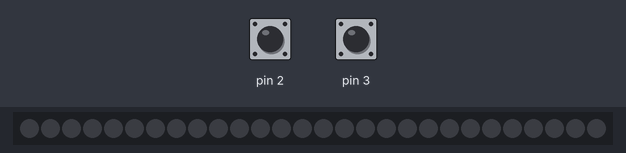
Bench run of a sketch on a simulated Arduino Uno, built with avr-gcc and run on an emulated ATmega328P. Shown: 28 RGB LEDs in strip order, left to right. Inputs (shaded band) come from the test bench; at power-on: pin 2 HIGH, pin 3 HIGH. Dim RGB values are drawn brighter than linear.

Above: at 1.2 s.
1.3 s: pin 2 pulled LOW for 0.15 s
At 1.46 s:
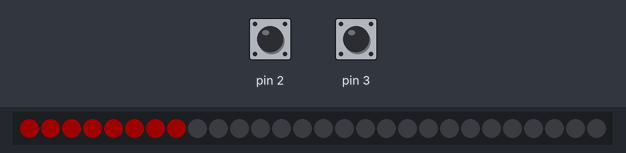
2.0 s: pin 3 pulled LOW for 1 s
At 2.51 s:
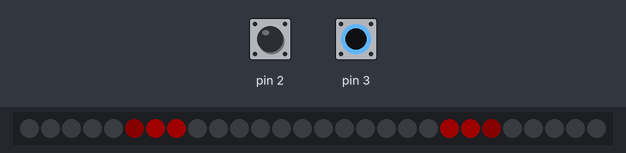
3.6 s: pin 2 pulled LOW for 1 s
At 4.73 s:
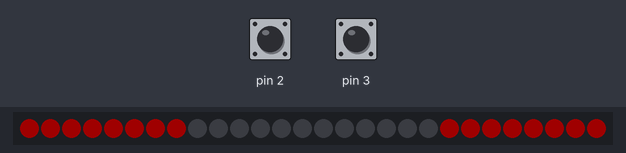
5.2 s: pin 3 pulled LOW for 0.15 s
At 6.33 s:
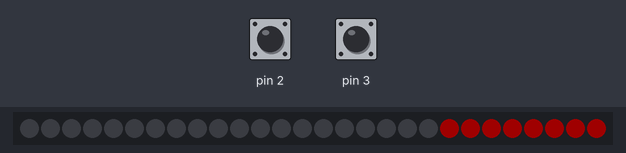
Timing chart, 0 to 8.2 s (numbered marks = the images above; inputs shaded):
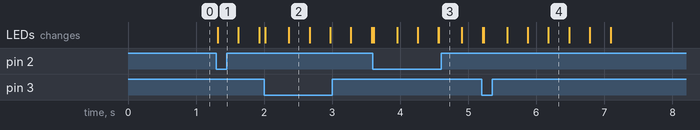

Measured:
- after the input at 1.3 s, the LEDs: change at once (image 1)

The sketch:

led_blinker_timers_v1.0.ino
```cpp
#define STRIP_PIN 13     // пин ленты
#define NUMLEDS 28      // кол-во светодиодов vvv.

#define BLINK_DELAY 10
#define BLINK_COLOR mRGB(64, 0, 0)  //заменить
#define LIGHT_COLOR mRGB(32, 0, 0)  //заменить
#define STOP_COLOR mRGB(128, 128, 0)  //заменить
#define NO_COLOR mRGB(0, 0, 0)
#define LEFT_YELLOW 2
#define RIGHT_BROWN 3
#define STOP_BLUE 4
#define LIGHTS_GREEN 5

#define ENDED 1
#define NOT_ENDED 0

#define COLOR_DEBTH 3

#include "GyverButton.h"

#define ARRAY_SIZE 8
byte bytes_left_in[ARRAY_SIZE];
byte bytes_right_in[ARRAY_SIZE];

GButton btn_left(LEFT_YELLOW);
GButton btn_right(RIGHT_BROWN);
GButton btn_stop(STOP_BLUE);
GButton btn_lights(LIGHTS_GREEN);
//int value = 0;


#include <microLED.h>   // подключаем библу
microLED<NUMLEDS, STRIP_PIN, MLED_NO_CLOCK, LED_WS2818, ORDER_GRB, CLI_AVER> strip;

mData g_side_fill = NO_COLOR;
mData g_inner_fill = NO_COLOR;


byte g_counter_pos = 0;
byte g_counter_value = 0;
//byte g_left_flag = 0;


int state_left_button = 0;
int left_in_ended = 1;
int left_out_ended = 1;
int left_out_printed = 1;
int left_blink_value = 6;
int left_done = 1;

int state_right_button = 0;
int right_in_ended = 1;
int right_out_ended = 1;
int right_out_printed = 1;
int right_blink_value = 6;
int right_done = 1;

int counter_ended = 0;

void setup() {

  btn_left.setDebounce(90);
  btn_right.setDebounce(90);
  btn_stop.setDebounce(90);
  btn_lights.setDebounce(90);

  btn_left.setTimeout(300);
  btn_right.setTimeout(300);
  btn_stop.setTimeout(300);
  btn_lights.setTimeout(300);

  btn_left.setType(HIGH_PULL);
  btn_right.setType(HIGH_PULL);
  btn_stop.setType(HIGH_PULL);
  btn_lights.setType(HIGH_PULL);

  btn_left.setDirection(NORM_OPEN);
  btn_right.setDirection(NORM_OPEN);
  btn_stop.setDirection(NORM_OPEN);
  btn_lights.setDirection(NORM_OPEN);

  btn_left.setTickMode(AUTO);
  btn_right.setTickMode(AUTO);
  btn_stop.setTickMode(AUTO);
  btn_lights.setTickMode(AUTO);

  //  pinMode(LEFT_YELLOW, INPUT_PULLUP);
  //  pinMode(RIGHT_BROWN, INPUT_PULLUP);
  //  pinMode(STOP_BLUE, INPUT_PULLUP);
  //  pinMode(LIGHTS_GREEN, INPUT_PULLUP);

  strip.setBrightness(128);
  //Serial.begin(9600);
  //Serial.println("started");

  for (byte i = 11; i < ARRAY_SIZE; i++)
    updateArray(2, bytes_left_in);

  for (byte i = 11; i < ARRAY_SIZE; i++)
    updateArray(2, bytes_right_in);


}

bool flag = false;
uint32_t btnTimer = 0;

void loop() {
  //g_side_fill = LIGHT_COLOR;

  //if (btn1.click()) Serial.println("press 1");

  //text_variables(1);

  left_done = 1;
  right_done = 1;

  strip.fill(0, NUMLEDS - 1, g_side_fill);

  g_side_fill = NO_COLOR;
  if (btn_lights.state())
    g_side_fill = LIGHT_COLOR;

  g_inner_fill = NO_COLOR;
  if (btn_lights.state())
    g_inner_fill = LIGHT_COLOR;
  if (btn_stop.state())
  {
    g_inner_fill = STOP_COLOR;
  }

  if (btn_stop.state())
  {
    if (left_done == 1)
      fill_left(STOP_COLOR);
    if (g_counter_pos == 8 && g_counter_value == 7)
      fill_left(g_side_fill);
    if (right_done == 1)
      fill_right(STOP_COLOR);
    if (g_counter_pos == 8 && g_counter_value == 7)
      fill_right(g_side_fill);
  }


  left_blinker();
  left_blinker_loop();

  right_blinker();
  right_blinker_loop();

  fill_middle(g_inner_fill);
  counter_encrement();


  //text(9, 9, 'd');
  strip.show();
  delay(BLINK_DELAY);
}

void updateArray(int newVal, byte *bytes) {
  for (byte i = 0; i < ARRAY_SIZE - 1; i++) {
    // сдвигаем члены влево
    bytes[i] = bytes[i + 1];
  }
  // пишем новое значение в последний элемент
  bytes[ARRAY_SIZE - 1] = newVal;
  //Serial.println("update array");
  //printArray (bytes);
}

void printArray(byte *bytes) {
  // выводим в порт
  for (byte i = 0; i < ARRAY_SIZE; i++) {
    Serial.print(bytes[i]);
    Serial.print('\t');
  }
  Serial.println();
}

void reset_counter()
{
  g_counter_pos = 0;
  g_counter_value = 0;
  //Serial.println("reset");
}

void left_blinker()
{
  if (btn_left.isPress())
  {
    left_blink_value = 1;

    if (bytes_left_in[ARRAY_SIZE - 1] != 1)
      reset_counter();

    updateArray(left_blink_value, bytes_left_in);
    left_in();
  }
  if (counter_ended)
  {
    if (btn_left.isHold())
    {
      left_blink_value = 1;
      updateArray(left_blink_value, bytes_left_in);

    }
    else
    {
      left_blink_value = 2;
      if ((bytes_left_in[ARRAY_SIZE - 1] == 0))
        left_blink_value = 0;
    }
    updateArray(left_blink_value, bytes_left_in);
  }
}

void left_blinker_loop()
{

  if ((bytes_left_in[ARRAY_SIZE - 1] == 1))
  {
    left_in_ended = 0;
    left_out_ended = 0;
    if (counter_ended)
    {
      left_out_ended = 1;
    }
  }


  if (counter_ended)
  {

    left_in_ended = 1; // важно
  }
  if (bytes_left_in[ARRAY_SIZE - 1] == 2 && bytes_left_in[ARRAY_SIZE - 2] == 2)
    updateArray(0, bytes_left_in);
  if (bytes_left_in[ARRAY_SIZE - 1] == 0)
  {
    left_out_ended = 1;
    left_out_printed = 0;
  }
  if (bytes_left_in[ARRAY_SIZE - 1] == 2 && bytes_left_in[ARRAY_SIZE - 2] == 2)
    bytes_left_in[ARRAY_SIZE - 1] = 3;


  if ((bytes_left_in[ARRAY_SIZE - 1]) != 1)
  {
    if (counter_ended)
    {
      left_in_ended = 1;
    }
  }
  if (bytes_left_in[ARRAY_SIZE - 1] == 0)
    fill_left(g_inner_fill);
  if (!left_in_ended)
  {
    //Serial.println("in");
    left_in();
    //text('i');
  }
  //text('n');
  //Serial.println(!left_in_ended);

  if ((left_in_ended) && bytes_left_in[ARRAY_SIZE - 1] == 2)
  {

    if (g_counter_pos == 8 && g_counter_value == 7)
    {
      g_counter_pos = 0;
      g_counter_value = 1;
      //fill_left(STOP_COLOR);
    }
    left_out();
    //text('o');

    if (counter_ended)
    {
      left_out_printed = 1;
      //Serial.println("out");
    }
  }

}

void right_blinker()
{
  if (btn_right.isPress())
  {
    right_blink_value = 1;

    if (bytes_right_in[ARRAY_SIZE - 1] != 1)
      reset_counter();

    updateArray(right_blink_value, bytes_right_in);
    right_in();
  }
  if (counter_ended)
  {
    if (btn_right.isHold())
    {
      right_blink_value = 1;
      updateArray(right_blink_value, bytes_right_in);

    }
    else
    {
      right_blink_value = 2;
      if ((bytes_right_in[ARRAY_SIZE - 1] == 0))
        right_blink_value = 0;
    }
    updateArray(right_blink_value, bytes_right_in);
  }
}

void right_blinker_loop()
{

  if ((bytes_right_in[ARRAY_SIZE - 1] == 1))
  {
    right_in_ended = 0;
    right_out_ended = 0;
    if (counter_ended)
    {
      right_out_ended = 1;
    }
  }


  if (counter_ended)
  {

    right_in_ended = 1; // важно
  }
  if (bytes_right_in[ARRAY_SIZE - 1] == 2 && bytes_right_in[ARRAY_SIZE - 2] == 2)
    updateArray(0, bytes_right_in);
  if (bytes_right_in[ARRAY_SIZE - 1] == 0)
  {
    right_out_ended = 1;
    right_out_printed = 0;
  }
  if (bytes_right_in[ARRAY_SIZE - 1] == 2 && bytes_right_in[ARRAY_SIZE - 2] == 2)
    bytes_right_in[ARRAY_SIZE - 1] = 3;


  if ((bytes_right_in[ARRAY_SIZE - 1]) != 1)
  {
    if (counter_ended)
    {
      right_in_ended = 1;
    }
  }
  if (bytes_right_in[ARRAY_SIZE - 1] == 0)
    fill_right(g_inner_fill);
  if (!right_in_ended)
  {
    //Serial.println("in");
    right_in();
    //text('i');
  }
  //text('n');
  //Serial.println(!right_in_ended);

  if ((right_in_ended) && bytes_right_in[ARRAY_SIZE - 1] == 2)
  {

    if (g_counter_pos == 8 && g_counter_value == 7)
    {
      g_counter_pos = 0;
      g_counter_value = 1;
      //fill_right(STOP_COLOR);
    }
    right_out();
    //text('o');

    if (counter_ended)
    {
      right_out_printed = 1;
      //Serial.println("out");
    }
  }

}


void counter_encrement() {
  g_counter_value++;
  counter_ended = 0;

  if (g_counter_value == 7 && g_counter_pos == 8)
    counter_ended = 1;

  if (g_counter_value == 8)
  {
    g_counter_pos++;
    g_counter_value = 0;
  }

  if (g_counter_pos == 9)
    g_counter_pos = 0;
}

void counter_set(int count_value, int count_pos)
{
  g_counter_value = count_value;
  g_counter_pos = count_pos;
}

void text2(char c)
{
  Serial.print(c);
  Serial.print(' ');
  Serial.print(g_counter_pos);
  Serial.print(' ');
  Serial.println(g_counter_value);
}

void text(int a, int b, char c)
{
  Serial.print(c);
  Serial.print(' ');
  Serial.print(a);
  Serial.print(' ');
  Serial.print(b);
  Serial.print(" ==== ");
  Serial.print(' ');
  Serial.print(g_counter_pos);
  Serial.print(' ');
  Serial.println(g_counter_value);
}


void left_in() {
  int this_pos;
  int this_value;

  this_pos = map(g_counter_pos, 0, 8, 8, 0);
  this_value =  map(g_counter_value, 0, 7, 7, 0);
  strip.fill(0, 7, g_side_fill);
  strip.fill(this_pos, 7, BLINK_COLOR);
  if (this_pos != 8)
    strip.set(this_pos, getBlend(this_value, 8, BLINK_COLOR, g_side_fill));
  //text(this_pos, this_value, 'i');
  left_done = 0;
}

void left_out() {
  int this_pos;
  int this_value;

  this_pos = map(g_counter_pos, 0, 8, 8, 0);
  this_value =  map(g_counter_value, 0, 7, 0, 7);
  strip.fill(0, 7, BLINK_COLOR);
  strip.fill(this_pos, 7, g_inner_fill);
  if (this_pos != 8)
    strip.set(this_pos, getBlend(this_value, 8, BLINK_COLOR, g_inner_fill));
  //text(this_pos, this_value, 'o');
  left_done = 0;
}

void right_in() {
  int this_pos;
  int this_value;

  this_pos = map(g_counter_pos, 0, 8, 19, NUMLEDS - 1);
  this_value =  map(g_counter_value, 0, 7, 7, 0);

  strip.fill(20, NUMLEDS - 1, BLINK_COLOR);
  strip.fill(this_pos, NUMLEDS - 1, g_side_fill);
  if (this_pos != 19)
    strip.set(this_pos, getBlend(this_value, 8, BLINK_COLOR, g_side_fill));
  right_done = 0;

}


void right_out() {
  int this_pos;
  int this_value;

  this_pos = map(g_counter_pos, 0, 8, 19, NUMLEDS - 1);
  this_value =  map(g_counter_value, 0, 7, 0, 7);
  strip.fill(20, NUMLEDS - 1, g_inner_fill);
  strip.fill(this_pos, NUMLEDS - 1, BLINK_COLOR);
  if (this_pos != 19)
    strip.set(this_pos, getBlend(this_value, 8, BLINK_COLOR, g_inner_fill));
  //text(this_pos, this_value, 'r');
  right_done = 0;
}

void fill_middle(mData g_middle_fill) {
  static byte counter = 0;
  for (int i = 8; i < 20; i++)
    strip.set(i, g_middle_fill);
  //Serial.println("stops");
}

void fill_left(mData g_middle_fill) {
  static byte counter = 0;
  for (int i = 0; i < 8; i++)
    strip.set(i, g_middle_fill);
  //Serial.println("stops");
}

void fill_right(mData g_middle_fill) {
  static byte counter = 0;
  for (int i = 20; i < NUMLEDS; i++)
    strip.set(i, g_middle_fill);
  //Serial.println("stops");
}
```
